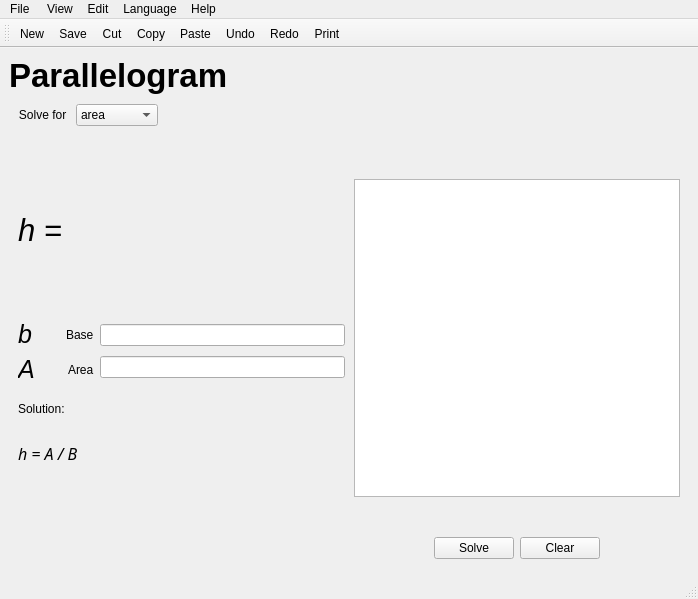
<?xml version="1.0" encoding="UTF-8"?>
<ui version="4.0">
 <class>Parallelogram_calculator</class>
 <widget class="QMainWindow" name="Parallelogram_calculator">
  <property name="geometry">
   <rect>
    <x>0</x>
    <y>0</y>
    <width>698</width>
    <height>599</height>
   </rect>
  </property>
  <property name="windowTitle">
   <string>Parallelogram_calculator</string>
  </property>
  <widget class="QWidget" name="centralwidget">
   <layout class="QVBoxLayout" name="verticalLayout">
    <item>
     <widget class="QLabel" name="Mainlabel">
      <property name="font">
       <font>
        <pointsize>25</pointsize>
        <bold>true</bold>
       </font>
      </property>
      <property name="text">
       <string>Parallelogram</string>
      </property>
     </widget>
    </item>
    <item>
     <layout class="QHBoxLayout" name="horizontalLayout">
      <item>
       <widget class="QLabel" name="label_2">
        <property name="text">
         <string>   Solve for </string>
        </property>
       </widget>
      </item>
      <item>
       <widget class="QComboBox" name="functionlist">
        <item>
         <property name="text">
          <string>area </string>
         </property>
        </item>
        <item>
         <property name="text">
          <string>perimeter</string>
         </property>
        </item>
        <item>
         <property name="text">
          <string>height</string>
         </property>
        </item>
       </widget>
      </item>
      <item>
       <spacer name="horizontalSpacer">
        <property name="orientation">
         <enum>Qt::Horizontal</enum>
        </property>
        <property name="sizeType">
         <enum>QSizePolicy::Expanding</enum>
        </property>
        <property name="sizeHint" stdset="0">
         <size>
          <width>67</width>
          <height>30</height>
         </size>
        </property>
       </spacer>
      </item>
     </layout>
    </item>
    <item>
     <widget class="QStackedWidget" name="stackedWidget">
      <property name="enabled">
       <bool>true</bool>
      </property>
      <property name="currentIndex">
       <number>2</number>
      </property>
      <widget class="QWidget" name="Area">
       <layout class="QHBoxLayout" name="horizontalLayout_6">
        <item>
         <layout class="QVBoxLayout" name="verticalLayout_5">
          <item>
           <layout class="QHBoxLayout" name="horizontalLayout_2">
            <item>
             <widget class="QLabel" name="Area_label">
              <property name="font">
               <font>
                <pointsize>23</pointsize>
               </font>
              </property>
              <property name="text">
               <string>A =</string>
              </property>
             </widget>
            </item>
            <item>
             <widget class="QLabel" name="Area_answspot">
              <property name="font">
               <font>
                <pointsize>23</pointsize>
               </font>
              </property>
              <property name="text">
               <string/>
              </property>
             </widget>
            </item>
            <item>
             <spacer name="horizontalSpacer_2">
              <property name="orientation">
               <enum>Qt::Horizontal</enum>
              </property>
              <property name="sizeType">
               <enum>QSizePolicy::MinimumExpanding</enum>
              </property>
              <property name="sizeHint" stdset="0">
               <size>
                <width>40</width>
                <height>20</height>
               </size>
              </property>
             </spacer>
            </item>
           </layout>
          </item>
          <item>
           <layout class="QHBoxLayout" name="horizontalLayout_5">
            <item>
             <layout class="QVBoxLayout" name="verticalLayout_4">
              <item>
               <layout class="QHBoxLayout" name="horizontalLayout_3">
                <item>
                 <widget class="QLabel" name="Blabel">
                  <property name="font">
                   <font>
                    <pointsize>19</pointsize>
                    <italic>true</italic>
                    <bold>false</bold>
                    <underline>false</underline>
                    <strikeout>false</strikeout>
                   </font>
                  </property>
                  <property name="text">
                   <string>b</string>
                  </property>
                 </widget>
                </item>
                <item>
                 <widget class="QLabel" name="Baselabel">
                  <property name="text">
                   <string>Base</string>
                  </property>
                 </widget>
                </item>
               </layout>
              </item>
              <item>
               <layout class="QHBoxLayout" name="horizontalLayout_4">
                <item>
                 <widget class="QLabel" name="Hlabel">
                  <property name="font">
                   <font>
                    <pointsize>19</pointsize>
                    <italic>true</italic>
                   </font>
                  </property>
                  <property name="text">
                   <string>h</string>
                  </property>
                 </widget>
                </item>
                <item>
                 <widget class="QLabel" name="heightlabel">
                  <property name="text">
                   <string>      Height</string>
                  </property>
                 </widget>
                </item>
               </layout>
              </item>
             </layout>
            </item>
            <item>
             <layout class="QVBoxLayout" name="verticalLayout_2">
              <item>
               <widget class="QLineEdit" name="Area_base_input"/>
              </item>
              <item>
               <widget class="QLineEdit" name="Area_height_input"/>
              </item>
             </layout>
            </item>
           </layout>
          </item>
          <item>
           <layout class="QVBoxLayout" name="verticalLayout_3">
            <item>
             <widget class="QLabel" name="solutionlabel">
              <property name="text">
               <string>Solution: </string>
              </property>
             </widget>
            </item>
            <item>
             <widget class="QLabel" name="Area_solutionFormula">
              <property name="font">
               <font>
                <family>Segoe UI Semibold</family>
                <pointsize>12</pointsize>
                <italic>true</italic>
               </font>
              </property>
              <property name="text">
               <string>A = b x h</string>
              </property>
             </widget>
            </item>
            <item>
             <widget class="QLabel" name="Area_solution2">
              <property name="font">
               <font>
                <family>Tibetan Machine Uni</family>
                <pointsize>13</pointsize>
                <italic>true</italic>
               </font>
              </property>
              <property name="text">
               <string/>
              </property>
             </widget>
            </item>
           </layout>
          </item>
         </layout>
        </item>
        <item>
         <spacer name="horizontalSpacer_13">
          <property name="orientation">
           <enum>Qt::Horizontal</enum>
          </property>
          <property name="sizeType">
           <enum>QSizePolicy::Preferred</enum>
          </property>
          <property name="sizeHint" stdset="0">
           <size>
            <width>3</width>
            <height>20</height>
           </size>
          </property>
         </spacer>
        </item>
        <item>
         <layout class="QVBoxLayout" name="verticalLayout_6">
          <item>
           <spacer name="verticalSpacer_3">
            <property name="orientation">
             <enum>Qt::Vertical</enum>
            </property>
            <property name="sizeType">
             <enum>QSizePolicy::Preferred</enum>
            </property>
            <property name="sizeHint" stdset="0">
             <size>
              <width>20</width>
              <height>34</height>
             </size>
            </property>
           </spacer>
          </item>
          <item>
           <widget class="QGraphicsView" name="Area_diagram"/>
          </item>
          <item>
           <spacer name="verticalSpacer">
            <property name="orientation">
             <enum>Qt::Vertical</enum>
            </property>
            <property name="sizeType">
             <enum>QSizePolicy::Preferred</enum>
            </property>
            <property name="sizeHint" stdset="0">
             <size>
              <width>20</width>
              <height>34</height>
             </size>
            </property>
           </spacer>
          </item>
          <item>
           <layout class="QHBoxLayout" name="horizontalLayout_8">
            <item>
             <spacer name="horizontalSpacer_3">
              <property name="orientation">
               <enum>Qt::Horizontal</enum>
              </property>
              <property name="sizeHint" stdset="0">
               <size>
                <width>40</width>
                <height>20</height>
               </size>
              </property>
             </spacer>
            </item>
            <item>
             <widget class="QPushButton" name="Area_Solve_Button">
              <property name="text">
               <string>Solve</string>
              </property>
             </widget>
            </item>
            <item>
             <widget class="QPushButton" name="Area_Clear_Button">
              <property name="text">
               <string>Clear</string>
              </property>
             </widget>
            </item>
            <item>
             <spacer name="horizontalSpacer_4">
              <property name="orientation">
               <enum>Qt::Horizontal</enum>
              </property>
              <property name="sizeHint" stdset="0">
               <size>
                <width>40</width>
                <height>20</height>
               </size>
              </property>
             </spacer>
            </item>
           </layout>
          </item>
         </layout>
        </item>
       </layout>
      </widget>
      <widget class="QWidget" name="Perimeter">
       <layout class="QHBoxLayout" name="horizontalLayout_7">
        <item>
         <layout class="QVBoxLayout" name="verticalLayout_7">
          <item>
           <layout class="QHBoxLayout" name="horizontalLayout_9">
            <item>
             <widget class="QLabel" name="Perimeter_label">
              <property name="font">
               <font>
                <pointsize>23</pointsize>
                <italic>true</italic>
               </font>
              </property>
              <property name="text">
               <string>P =</string>
              </property>
             </widget>
            </item>
            <item>
             <widget class="QLabel" name="Perimeter_answspot">
              <property name="font">
               <font>
                <pointsize>23</pointsize>
               </font>
              </property>
              <property name="text">
               <string/>
              </property>
             </widget>
            </item>
            <item>
             <spacer name="horizontalSpacer_5">
              <property name="orientation">
               <enum>Qt::Horizontal</enum>
              </property>
              <property name="sizeType">
               <enum>QSizePolicy::MinimumExpanding</enum>
              </property>
              <property name="sizeHint" stdset="0">
               <size>
                <width>40</width>
                <height>20</height>
               </size>
              </property>
             </spacer>
            </item>
           </layout>
          </item>
          <item>
           <layout class="QHBoxLayout" name="horizontalLayout_10">
            <item>
             <layout class="QVBoxLayout" name="verticalLayout_8">
              <item>
               <layout class="QHBoxLayout" name="horizontalLayout_11">
                <item>
                 <widget class="QLabel" name="Blabel_2">
                  <property name="font">
                   <font>
                    <pointsize>19</pointsize>
                    <italic>true</italic>
                    <bold>false</bold>
                    <underline>false</underline>
                    <strikeout>false</strikeout>
                   </font>
                  </property>
                  <property name="text">
                   <string>b    </string>
                  </property>
                 </widget>
                </item>
                <item>
                 <widget class="QLabel" name="Baselabel_2">
                  <property name="text">
                   <string>Base</string>
                  </property>
                 </widget>
                </item>
               </layout>
              </item>
              <item>
               <layout class="QHBoxLayout" name="horizontalLayout_12">
                <item>
                 <widget class="QLabel" name="Alabel">
                  <property name="font">
                   <font>
                    <pointsize>19</pointsize>
                    <italic>true</italic>
                   </font>
                  </property>
                  <property name="text">
                   <string>a    </string>
                  </property>
                 </widget>
                </item>
                <item>
                 <widget class="QLabel" name="sidelabel">
                  <property name="text">
                   <string>Side</string>
                  </property>
                 </widget>
                </item>
               </layout>
              </item>
             </layout>
            </item>
            <item>
             <layout class="QVBoxLayout" name="verticalLayout_9">
              <item>
               <widget class="QLineEdit" name="P_base_input"/>
              </item>
              <item>
               <widget class="QLineEdit" name="P_side_input"/>
              </item>
             </layout>
            </item>
           </layout>
          </item>
          <item>
           <layout class="QVBoxLayout" name="verticalLayout_10">
            <item>
             <widget class="QLabel" name="solution_label">
              <property name="text">
               <string>Solution:</string>
              </property>
             </widget>
            </item>
            <item>
             <widget class="QLabel" name="Permimeter_solutionFormula">
              <property name="font">
               <font>
                <family>Segoe UI Semibold</family>
                <pointsize>12</pointsize>
                <italic>true</italic>
               </font>
              </property>
              <property name="text">
               <string>P = 2(a+b)</string>
              </property>
             </widget>
            </item>
            <item>
             <widget class="QLabel" name="Perimeter_solution_2">
              <property name="font">
               <font>
                <family>Tibetan Machine Uni</family>
                <pointsize>13</pointsize>
                <italic>true</italic>
               </font>
              </property>
              <property name="text">
               <string/>
              </property>
             </widget>
            </item>
            <item>
             <widget class="QLabel" name="Perimeter_solution_3">
              <property name="text">
               <string/>
              </property>
             </widget>
            </item>
           </layout>
          </item>
         </layout>
        </item>
        <item>
         <spacer name="horizontalSpacer_11">
          <property name="orientation">
           <enum>Qt::Horizontal</enum>
          </property>
          <property name="sizeType">
           <enum>QSizePolicy::Preferred</enum>
          </property>
          <property name="sizeHint" stdset="0">
           <size>
            <width>3</width>
            <height>20</height>
           </size>
          </property>
         </spacer>
        </item>
        <item>
         <layout class="QVBoxLayout" name="verticalLayout_11">
          <item>
           <spacer name="verticalSpacer_4">
            <property name="orientation">
             <enum>Qt::Vertical</enum>
            </property>
            <property name="sizeType">
             <enum>QSizePolicy::Preferred</enum>
            </property>
            <property name="sizeHint" stdset="0">
             <size>
              <width>20</width>
              <height>34</height>
             </size>
            </property>
           </spacer>
          </item>
          <item>
           <widget class="QGraphicsView" name="Perimeter_diagram">
            <property name="enabled">
             <bool>true</bool>
            </property>
           </widget>
          </item>
          <item>
           <spacer name="verticalSpacer_2">
            <property name="orientation">
             <enum>Qt::Vertical</enum>
            </property>
            <property name="sizeType">
             <enum>QSizePolicy::Preferred</enum>
            </property>
            <property name="sizeHint" stdset="0">
             <size>
              <width>20</width>
              <height>34</height>
             </size>
            </property>
           </spacer>
          </item>
          <item>
           <layout class="QHBoxLayout" name="horizontalLayout_13">
            <item>
             <spacer name="horizontalSpacer_6">
              <property name="orientation">
               <enum>Qt::Horizontal</enum>
              </property>
              <property name="sizeHint" stdset="0">
               <size>
                <width>40</width>
                <height>20</height>
               </size>
              </property>
             </spacer>
            </item>
            <item>
             <widget class="QPushButton" name="P_Solve_Button">
              <property name="text">
               <string>Solve</string>
              </property>
             </widget>
            </item>
            <item>
             <widget class="QPushButton" name="P_Clear_Button">
              <property name="text">
               <string>Clear</string>
              </property>
             </widget>
            </item>
            <item>
             <spacer name="horizontalSpacer_7">
              <property name="orientation">
               <enum>Qt::Horizontal</enum>
              </property>
              <property name="sizeHint" stdset="0">
               <size>
                <width>40</width>
                <height>20</height>
               </size>
              </property>
             </spacer>
            </item>
           </layout>
          </item>
         </layout>
        </item>
       </layout>
      </widget>
      <widget class="QWidget" name="Height">
       <layout class="QHBoxLayout" name="horizontalLayout_19">
        <item>
         <layout class="QVBoxLayout" name="verticalLayout_12">
          <item>
           <layout class="QHBoxLayout" name="horizontalLayout_14">
            <item>
             <widget class="QLabel" name="Height_label">
              <property name="sizePolicy">
               <sizepolicy hsizetype="Maximum" vsizetype="Preferred">
                <horstretch>0</horstretch>
                <verstretch>0</verstretch>
               </sizepolicy>
              </property>
              <property name="maximumSize">
               <size>
                <width>16777165</width>
                <height>16777215</height>
               </size>
              </property>
              <property name="baseSize">
               <size>
                <width>0</width>
                <height>0</height>
               </size>
              </property>
              <property name="font">
               <font>
                <pointsize>23</pointsize>
                <italic>true</italic>
               </font>
              </property>
              <property name="text">
               <string>h =</string>
              </property>
             </widget>
            </item>
            <item>
             <widget class="QLabel" name="Height_answspot">
              <property name="font">
               <font>
                <pointsize>23</pointsize>
               </font>
              </property>
              <property name="text">
               <string/>
              </property>
             </widget>
            </item>
            <item>
             <spacer name="horizontalSpacer_8">
              <property name="orientation">
               <enum>Qt::Horizontal</enum>
              </property>
              <property name="sizeType">
               <enum>QSizePolicy::MinimumExpanding</enum>
              </property>
              <property name="sizeHint" stdset="0">
               <size>
                <width>30</width>
                <height>20</height>
               </size>
              </property>
             </spacer>
            </item>
           </layout>
          </item>
          <item>
           <layout class="QHBoxLayout" name="horizontalLayout_15">
            <item>
             <layout class="QVBoxLayout" name="verticalLayout_13">
              <item>
               <layout class="QHBoxLayout" name="horizontalLayout_16">
                <item>
                 <widget class="QLabel" name="Blabel_3">
                  <property name="font">
                   <font>
                    <pointsize>19</pointsize>
                    <italic>true</italic>
                    <bold>false</bold>
                    <underline>false</underline>
                    <strikeout>false</strikeout>
                   </font>
                  </property>
                  <property name="text">
                   <string>b    </string>
                  </property>
                 </widget>
                </item>
                <item>
                 <widget class="QLabel" name="Baselabel_3">
                  <property name="text">
                   <string>Base</string>
                  </property>
                 </widget>
                </item>
               </layout>
              </item>
              <item>
               <layout class="QHBoxLayout" name="horizontalLayout_17">
                <item>
                 <widget class="QLabel" name="Alabel_2">
                  <property name="font">
                   <font>
                    <pointsize>19</pointsize>
                    <italic>true</italic>
                   </font>
                  </property>
                  <property name="text">
                   <string>A    </string>
                  </property>
                 </widget>
                </item>
                <item>
                 <widget class="QLabel" name="Arealabel">
                  <property name="text">
                   <string>Area</string>
                  </property>
                 </widget>
                </item>
               </layout>
              </item>
             </layout>
            </item>
            <item>
             <layout class="QVBoxLayout" name="verticalLayout_14">
              <item>
               <widget class="QLineEdit" name="H_base_input"/>
              </item>
              <item>
               <widget class="QLineEdit" name="H_area_input"/>
              </item>
             </layout>
            </item>
           </layout>
          </item>
          <item>
           <layout class="QVBoxLayout" name="verticalLayout_15">
            <item>
             <widget class="QLabel" name="solution_label_2">
              <property name="text">
               <string>Solution:</string>
              </property>
             </widget>
            </item>
            <item>
             <widget class="QLabel" name="Height_solutionFormula">
              <property name="font">
               <font>
                <family>Segoe UI Semibold</family>
                <pointsize>12</pointsize>
                <italic>true</italic>
               </font>
              </property>
              <property name="text">
               <string>h = A / B</string>
              </property>
             </widget>
            </item>
            <item>
             <widget class="QLabel" name="Height_solution">
              <property name="font">
               <font>
                <family>Tibetan Machine Uni</family>
                <pointsize>13</pointsize>
                <italic>true</italic>
               </font>
              </property>
              <property name="text">
               <string/>
              </property>
             </widget>
            </item>
            <item>
             <widget class="QLabel" name="Height_solution_2">
              <property name="text">
               <string/>
              </property>
             </widget>
            </item>
           </layout>
          </item>
         </layout>
        </item>
        <item>
         <spacer name="horizontalSpacer_12">
          <property name="orientation">
           <enum>Qt::Horizontal</enum>
          </property>
          <property name="sizeType">
           <enum>QSizePolicy::Preferred</enum>
          </property>
          <property name="sizeHint" stdset="0">
           <size>
            <width>3</width>
            <height>20</height>
           </size>
          </property>
         </spacer>
        </item>
        <item>
         <layout class="QVBoxLayout" name="verticalLayout_16">
          <item>
           <spacer name="verticalSpacer_5">
            <property name="orientation">
             <enum>Qt::Vertical</enum>
            </property>
            <property name="sizeType">
             <enum>QSizePolicy::Preferred</enum>
            </property>
            <property name="sizeHint" stdset="0">
             <size>
              <width>20</width>
              <height>34</height>
             </size>
            </property>
           </spacer>
          </item>
          <item>
           <widget class="QGraphicsView" name="Height_diagram">
            <property name="enabled">
             <bool>true</bool>
            </property>
           </widget>
          </item>
          <item>
           <spacer name="verticalSpacer_6">
            <property name="orientation">
             <enum>Qt::Vertical</enum>
            </property>
            <property name="sizeType">
             <enum>QSizePolicy::Preferred</enum>
            </property>
            <property name="sizeHint" stdset="0">
             <size>
              <width>20</width>
              <height>34</height>
             </size>
            </property>
           </spacer>
          </item>
          <item>
           <layout class="QHBoxLayout" name="horizontalLayout_18">
            <item>
             <spacer name="horizontalSpacer_9">
              <property name="orientation">
               <enum>Qt::Horizontal</enum>
              </property>
              <property name="sizeHint" stdset="0">
               <size>
                <width>40</width>
                <height>20</height>
               </size>
              </property>
             </spacer>
            </item>
            <item>
             <widget class="QPushButton" name="H_Solve_Button">
              <property name="text">
               <string>Solve</string>
              </property>
             </widget>
            </item>
            <item>
             <widget class="QPushButton" name="H_Clear_Button">
              <property name="text">
               <string>Clear</string>
              </property>
             </widget>
            </item>
            <item>
             <spacer name="horizontalSpacer_10">
              <property name="orientation">
               <enum>Qt::Horizontal</enum>
              </property>
              <property name="sizeHint" stdset="0">
               <size>
                <width>40</width>
                <height>20</height>
               </size>
              </property>
             </spacer>
            </item>
           </layout>
          </item>
         </layout>
        </item>
       </layout>
      </widget>
     </widget>
    </item>
   </layout>
  </widget>
  <widget class="QMenuBar" name="menubar">
   <property name="geometry">
    <rect>
     <x>0</x>
     <y>0</y>
     <width>698</width>
     <height>25</height>
    </rect>
   </property>
   <widget class="QMenu" name="menuFile">
    <property name="title">
     <string>File </string>
    </property>
    <addaction name="actionNew"/>
    <addaction name="actionOpen"/>
    <addaction name="actionSave"/>
    <addaction name="actionPrint"/>
    <addaction name="actionClose"/>
    <addaction name="actionExit"/>
   </widget>
   <widget class="QMenu" name="menuview">
    <property name="title">
     <string>View</string>
    </property>
    <widget class="QMenu" name="menuToolbar_Options">
     <property name="title">
      <string>Toolbar Options</string>
     </property>
     <addaction name="actionHide_Toolbar"/>
     <addaction name="actionShow_Toolbar"/>
    </widget>
    <addaction name="menuToolbar_Options"/>
   </widget>
   <widget class="QMenu" name="menuLanguage">
    <property name="title">
     <string>Language</string>
    </property>
   </widget>
   <widget class="QMenu" name="menuHelp">
    <property name="title">
     <string>Help</string>
    </property>
    <addaction name="actionAbout"/>
    <addaction name="actionAboutQt"/>
   </widget>
   <widget class="QMenu" name="menuCalculation">
    <property name="title">
     <string>Edit</string>
    </property>
    <addaction name="actionCut"/>
    <addaction name="actionPaste"/>
    <addaction name="actionUndo"/>
    <addaction name="actionRedo"/>
    <addaction name="actionCopy"/>
   </widget>
   <addaction name="menuFile"/>
   <addaction name="menuview"/>
   <addaction name="menuCalculation"/>
   <addaction name="menuLanguage"/>
   <addaction name="menuHelp"/>
  </widget>
  <widget class="QStatusBar" name="statusbar"/>
  <widget class="QToolBar" name="toolBar">
   <property name="windowTitle">
    <string>toolBar</string>
   </property>
   <attribute name="toolBarArea">
    <enum>TopToolBarArea</enum>
   </attribute>
   <attribute name="toolBarBreak">
    <bool>false</bool>
   </attribute>
   <addaction name="actionNew"/>
   <addaction name="actionSave"/>
   <addaction name="actionCut"/>
   <addaction name="actionCopy"/>
   <addaction name="actionPaste"/>
   <addaction name="actionUndo"/>
   <addaction name="actionRedo"/>
   <addaction name="actionPrint"/>
  </widget>
  <action name="actionNew">
   <property name="icon">
    <iconset resource="Images.qrc">
     <normaloff>:/Images/Gakuseisean-Ivista-2-Files-New-Window.256.png</normaloff>:/Images/Gakuseisean-Ivista-2-Files-New-Window.256.png</iconset>
   </property>
   <property name="text">
    <string>New</string>
   </property>
   <property name="toolTip">
    <string>Create a new Document</string>
   </property>
   <property name="shortcut">
    <string>Ctrl+N</string>
   </property>
  </action>
  <action name="actionClose">
   <property name="icon">
    <iconset resource="Images.qrc">
     <normaloff>:/Images/Custom-Icon-Design-Mono-General-1-Close current.512.png</normaloff>:/Images/Custom-Icon-Design-Mono-General-1-Close current.512.png</iconset>
   </property>
   <property name="text">
    <string>Close</string>
   </property>
   <property name="toolTip">
    <string>Close current window</string>
   </property>
   <property name="shortcut">
    <string>Shift+W</string>
   </property>
  </action>
  <action name="actionExit">
   <property name="icon">
    <iconset resource="Images.qrc">
     <normaloff>:/Images/Hopstarter-Sleek-Xp-Basic-Close-2.256.png</normaloff>:/Images/Hopstarter-Sleek-Xp-Basic-Close-2.256.png</iconset>
   </property>
   <property name="text">
    <string>Exit</string>
   </property>
   <property name="toolTip">
    <string>Exit application</string>
   </property>
  </action>
  <action name="actionSelectFont">
   <property name="text">
    <string>Select Font</string>
   </property>
   <property name="toolTip">
    <string>Select the display font</string>
   </property>
  </action>
  <action name="actionAbout">
   <property name="text">
    <string>About</string>
   </property>
  </action>
  <action name="actionAboutQt">
   <property name="text">
    <string>About Qt</string>
   </property>
  </action>
  <action name="actionCut">
   <property name="enabled">
    <bool>true</bool>
   </property>
   <property name="icon">
    <iconset resource="Images.qrc">
     <normaloff>:/Images/Icons8-Ios7-Editing-Cut-Filled.512.png</normaloff>:/Images/Icons8-Ios7-Editing-Cut-Filled.512.png</iconset>
   </property>
   <property name="text">
    <string>Cut</string>
   </property>
   <property name="toolTip">
    <string>cut</string>
   </property>
   <property name="shortcut">
    <string>Ctrl+X</string>
   </property>
  </action>
  <action name="actionPaste">
   <property name="icon">
    <iconset resource="Images.qrc">
     <normaloff>:/Images/Custom-Icon-Design-Mono-General-2-Paste.512.png</normaloff>:/Images/Custom-Icon-Design-Mono-General-2-Paste.512.png</iconset>
   </property>
   <property name="text">
    <string>Paste</string>
   </property>
   <property name="toolTip">
    <string>Paste</string>
   </property>
   <property name="shortcut">
    <string>Ctrl+V</string>
   </property>
  </action>
  <action name="actionUndo">
   <property name="enabled">
    <bool>true</bool>
   </property>
   <property name="icon">
    <iconset resource="Images.qrc">
     <normaloff>:/Images/Undo.512.png</normaloff>:/Images/Undo.512.png</iconset>
   </property>
   <property name="text">
    <string>Undo</string>
   </property>
   <property name="toolTip">
    <string>Undo the last action</string>
   </property>
   <property name="shortcut">
    <string>Ctrl+Z</string>
   </property>
  </action>
  <action name="actionRedo">
   <property name="enabled">
    <bool>true</bool>
   </property>
   <property name="icon">
    <iconset resource="Images.qrc">
     <normaloff>:/Images/Redo.512.png</normaloff>:/Images/Redo.512.png</iconset>
   </property>
   <property name="text">
    <string>Redo</string>
   </property>
   <property name="toolTip">
    <string>Redo the last action</string>
   </property>
   <property name="shortcut">
    <string>Ctrl+Y</string>
   </property>
  </action>
  <action name="actionCopy">
   <property name="enabled">
    <bool>true</bool>
   </property>
   <property name="icon">
    <iconset resource="Images.qrc">
     <normaloff>:/Images/Custom-Icon-Design-Mono-General-2-Copy.512.png</normaloff>:/Images/Custom-Icon-Design-Mono-General-2-Copy.512.png</iconset>
   </property>
   <property name="text">
    <string>Copy</string>
   </property>
   <property name="toolTip">
    <string>Copy</string>
   </property>
   <property name="shortcut">
    <string>Ctrl+C</string>
   </property>
  </action>
  <action name="actionOpen">
   <property name="icon">
    <iconset resource="Images.qrc">
     <normaloff>:/Images/Custom-Icon-Design-Flatastic-8-Open-folder-add.512.png</normaloff>:/Images/Custom-Icon-Design-Flatastic-8-Open-folder-add.512.png</iconset>
   </property>
   <property name="text">
    <string>Open</string>
   </property>
   <property name="toolTip">
    <string>Open a document</string>
   </property>
   <property name="shortcut">
    <string>Ctrl+O</string>
   </property>
  </action>
  <action name="actionSave">
   <property name="icon">
    <iconset resource="Images.qrc">
     <normaloff>:/Images/Oxygen-Icons.org-Oxygen-Actions-document-save.256.png</normaloff>:/Images/Oxygen-Icons.org-Oxygen-Actions-document-save.256.png</iconset>
   </property>
   <property name="text">
    <string>Save</string>
   </property>
   <property name="toolTip">
    <string>Save document</string>
   </property>
   <property name="shortcut">
    <string>Ctrl+S</string>
   </property>
  </action>
  <action name="actionPrint">
   <property name="icon">
    <iconset resource="Images.qrc">
     <normaloff>:/Images/printing.png</normaloff>:/Images/printing.png</iconset>
   </property>
   <property name="text">
    <string>Print </string>
   </property>
   <property name="toolTip">
    <string>Print Document </string>
   </property>
  </action>
  <action name="actionShow_Toolbar">
   <property name="text">
    <string>Show Toolbar</string>
   </property>
  </action>
  <action name="actionHide_Toolbar">
   <property name="text">
    <string>Hide Toolbar</string>
   </property>
  </action>
 </widget>
 <resources>
  <include location="Images.qrc"/>
 </resources>
 <connections/>
</ui>
